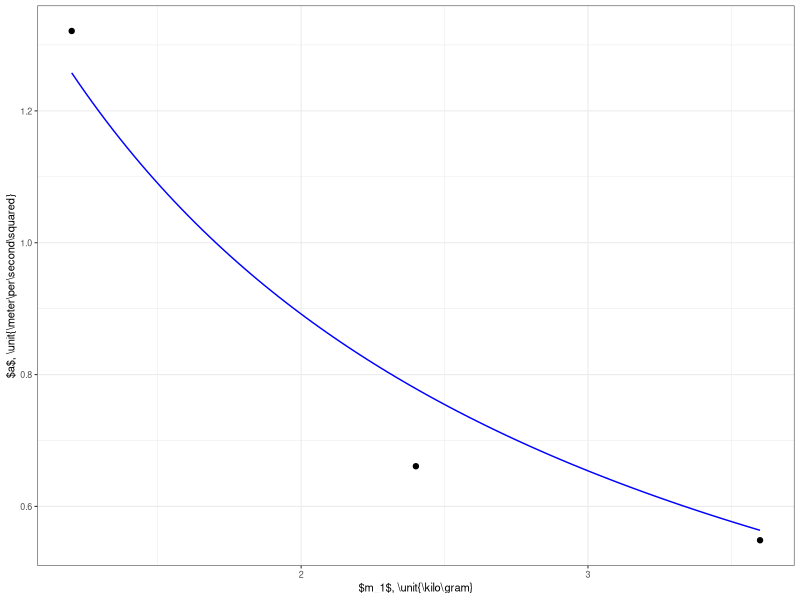

The R script that drew this image:
library(ggplot2)
raw <- read.csv("kishore.csv",header=TRUE)

library(dplyr)
data <- mutate(
 raw,
 ameas.ms2 = 2*x.m/t.s^2
 )

apredicted.ms2 <- function(m2,m1,mc){
  9.81*m2/(m2+m1+mc)
}

fig <- ggplot(data)+geom_point(aes(x=m1.kg,y=ameas.ms2))+
    #ylim(0,2)+xlim(0,1)+
    geom_function(fun=apredicted.ms2,args=list(m2=0.25,mc=0.5),color='blue')+
    xlab('$m_1$, \\unit{\\kilo\\gram}')+
    ylab('$a$, \\unit{\\meter\\per\\second\\squared}')+
    theme_bw(base_size=8)

library(svglite)
svglite('fig2.svg',width=3,height=2,pointsize=8)
print(fig)
dev.off()

library(xtable)
results <- summarize(
	mean.t = mean(t.s),
	sd.t = sd(t.s),
	mean.a = mean(ameas.ms2),
	sd.a = sd(ameas.ms2),
	group_by(data,m1.kg)
	)
print(xtable(results),include.rownames=FALSE,file='table1raw.tex')
